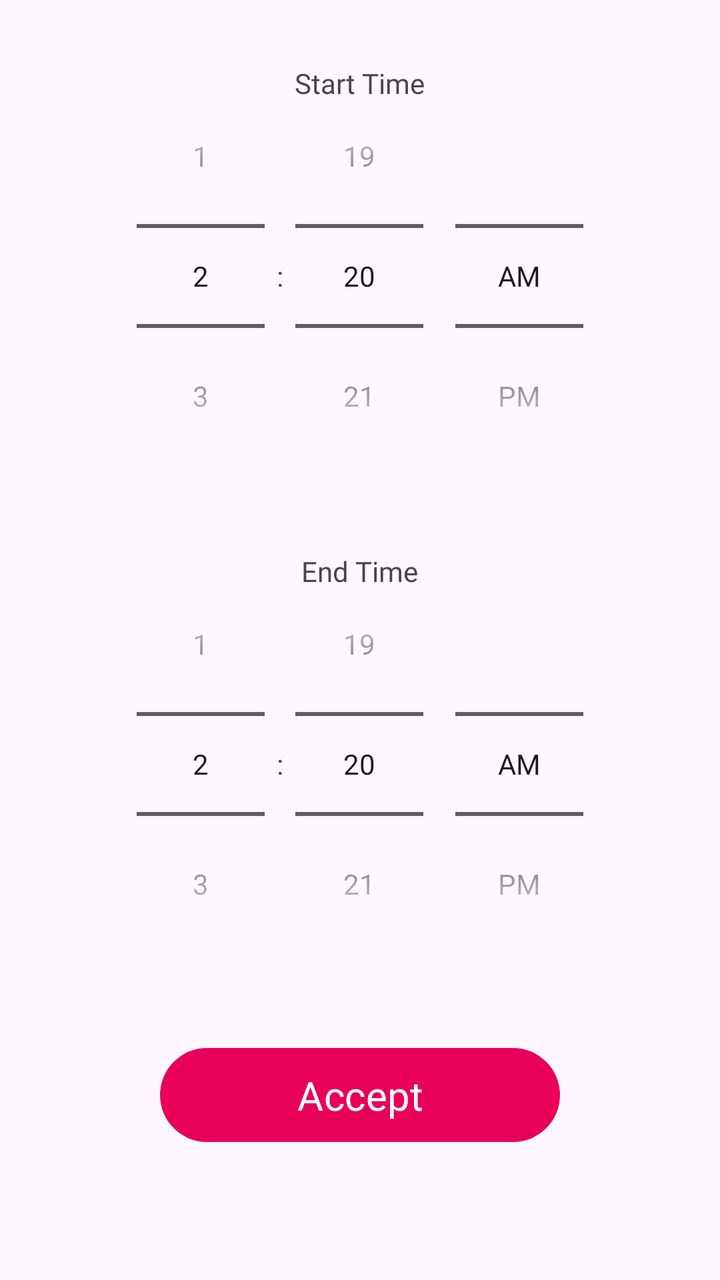
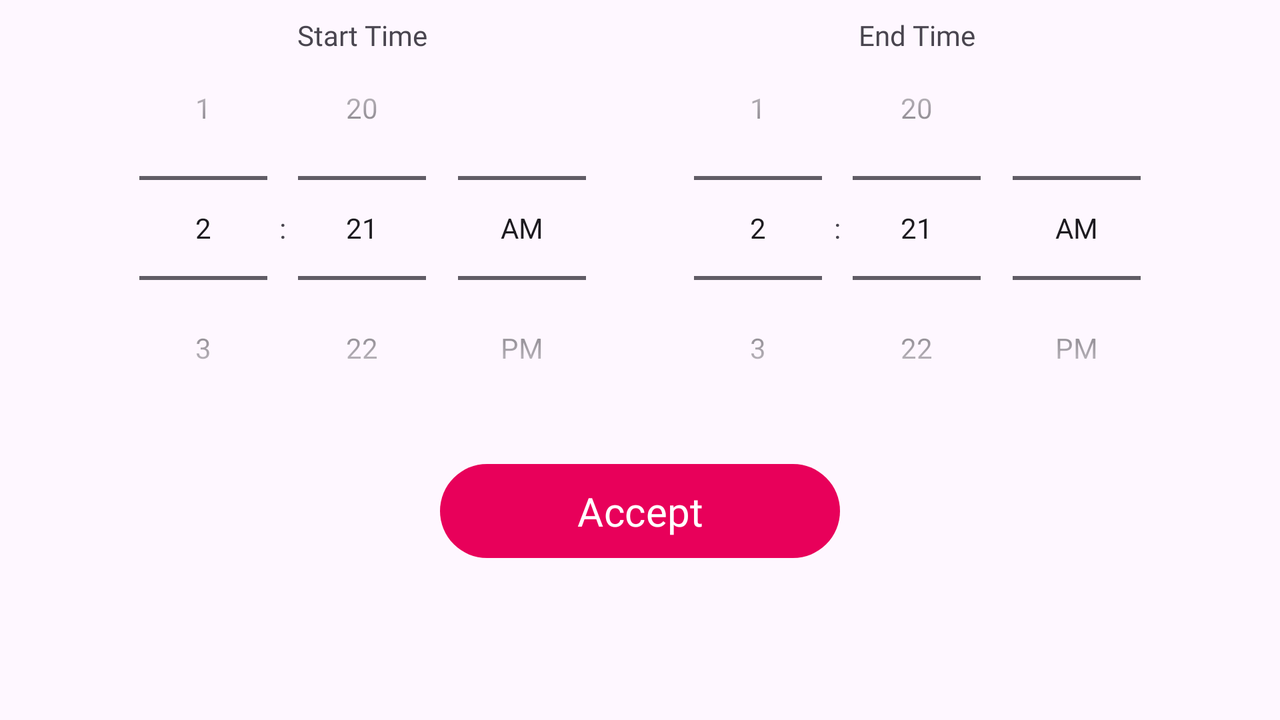

The same Android screen from two of the app's own layout files: first res/layout/ as a phone draws it, then the repository's variant for another configuration, drawn on a device whose configuration selects that folder. Both files follow.
<!-- AndroidManifest.xml: application theme Theme.WheresMyTutor -->
<!-- res/layout/activity_tutor_add_time_slot.xml -->
<?xml version="1.0" encoding="utf-8"?>
<ScrollView xmlns:android="http://schemas.android.com/apk/res/android"
    xmlns:app="http://schemas.android.com/apk/res-auto"
    xmlns:tools="http://schemas.android.com/tools"
    android:layout_width="match_parent"
    android:layout_height="match_parent"
    tools:context=".activities.tutor.AddTimeSlotActivity">

    <androidx.constraintlayout.widget.ConstraintLayout
        android:layout_width="match_parent"
        android:layout_height="wrap_content"
        tools:context=".activities.tutor.AddTimeSlotActivity">

        <RelativeLayout
            android:id="@+id/timeLayoutTop"
            android:layout_width="wrap_content"
            android:layout_height="wrap_content"
            android:layout_marginTop="32dp"
            app:layout_constraintEnd_toEndOf="parent"
            app:layout_constraintStart_toStartOf="parent"
            app:layout_constraintTop_toTopOf="parent">

            <TextView
                android:layout_width="wrap_content"
                android:layout_height="wrap_content"
                android:text="@string/start_time_text"
                tools:layout_editor_absoluteX="187dp"
                tools:layout_editor_absoluteY="295dp"
                android:layout_centerHorizontal="true"/>

            <TimePicker
                android:id="@+id/startTimePicker"
                android:layout_width="wrap_content"
                android:layout_height="wrap_content"
                android:timePickerMode="spinner"
                tools:layout_editor_absoluteX="87dp"
                tools:layout_editor_absoluteY="182dp" />
        </RelativeLayout>

        <RelativeLayout
            android:id="@+id/relativeLayout2"
            android:layout_width="wrap_content"
            android:layout_height="wrap_content"
            android:layout_marginTop="32dp"
            app:layout_constraintEnd_toEndOf="parent"
            app:layout_constraintStart_toStartOf="parent"
            app:layout_constraintTop_toBottomOf="@+id/timeLayoutTop">

            <TextView
                android:layout_width="wrap_content"
                android:layout_height="wrap_content"
                android:layout_centerHorizontal="true"
                android:text="@string/end_time_text"
                tools:layout_editor_absoluteX="187dp"
                tools:layout_editor_absoluteY="295dp" />

            <TimePicker
                android:id="@+id/endTimePicker"
                android:layout_width="wrap_content"
                android:layout_height="wrap_content"
                android:timePickerMode="spinner"
                app:layout_constraintEnd_toEndOf="parent" />
        </RelativeLayout>

        <Button
            android:id="@+id/timeSlotAcceptBtn"
            android:layout_width="200dp"
            android:layout_height="55dp"
            android:layout_marginTop="32dp"
            android:layout_marginBottom="32dp"
            android:text="@string/accept_text"
            android:textSize="20sp"
            app:layout_constraintBottom_toBottomOf="parent"
            app:layout_constraintEnd_toEndOf="parent"
            app:layout_constraintStart_toStartOf="parent"
            app:layout_constraintTop_toBottomOf="@+id/relativeLayout2" />


    </androidx.constraintlayout.widget.ConstraintLayout>

</ScrollView>
<!-- resources referenced by this layout -->
<resources>
  <string name="accept_text">Accept</string>
  <string name="end_time_text">End Time</string>
  <string name="start_time_text">Start Time</string>
  <style name="Theme.WheresMyTutor" parent="Theme.Material3.DayNight">
          
          <item name="colorPrimary">@color/primary_pink</item>
          <item name="colorPrimaryVariant">@color/secondary_pink</item>
          <item name="colorOnPrimary">@color/white</item>
          
          <item name="colorSecondary">@color/primary_blue</item>
          <item name="colorSecondaryVariant">@color/primary_pink</item>
          <item name="colorOnSecondary">@color/white</item>
          
          <item name="android:statusBarColor">?attr/colorPrimary</item>
          
          <item name="fontFamily">@font/raleway</item>
          <item name="popupTheme">@style/Theme.Material3.Light</item>
      </style>
  <color name="primary_pink">#FFE8005A</color>
  <color name="secondary_pink">#FFFBEEF4</color>
  <color name="white">#FFFFFFFF</color>
  <color name="primary_blue">#FF004877</color>
</resources>
<!-- res/layout-land/activity_tutor_add_time_slot.xml (the repository's variant of the layout above) -->
<!-- drawn on the phone turned sideways -->
<?xml version="1.0" encoding="utf-8"?>
<ScrollView xmlns:android="http://schemas.android.com/apk/res/android"
    xmlns:app="http://schemas.android.com/apk/res-auto"
    xmlns:tools="http://schemas.android.com/tools"
    android:layout_width="match_parent"
    android:layout_height="match_parent"
    tools:context=".activities.tutor.AddTimeSlotActivity">

    <androidx.constraintlayout.widget.ConstraintLayout
        android:layout_width="match_parent"
        android:layout_height="wrap_content">

        <RelativeLayout
            android:id="@+id/timeLayoutTop"
            android:layout_width="wrap_content"
            android:layout_height="wrap_content"
            android:layout_marginStart="32dp"
            android:layout_marginTop="8dp"
            app:layout_constraintEnd_toStartOf="@+id/relativeLayout2"
            app:layout_constraintHorizontal_bias="0.5"
            app:layout_constraintStart_toStartOf="parent"
            app:layout_constraintTop_toTopOf="parent">

            <TextView
                android:layout_width="wrap_content"
                android:layout_height="wrap_content"
                android:layout_centerHorizontal="true"
                android:text="@string/start_time_text"
                tools:layout_editor_absoluteX="187dp"
                tools:layout_editor_absoluteY="295dp" />

            <TimePicker
                android:id="@+id/startTimePicker"
                android:layout_width="wrap_content"
                android:layout_height="wrap_content"
                android:timePickerMode="spinner"
                tools:layout_editor_absoluteX="87dp"
                tools:layout_editor_absoluteY="182dp" />
        </RelativeLayout>

        <RelativeLayout
            android:id="@+id/relativeLayout2"
            android:layout_width="wrap_content"
            android:layout_height="wrap_content"
            android:layout_marginTop="8dp"
            android:layout_marginEnd="32dp"
            app:layout_constraintEnd_toEndOf="parent"
            app:layout_constraintHorizontal_bias="0.5"
            app:layout_constraintStart_toEndOf="@+id/timeLayoutTop"
            app:layout_constraintTop_toTopOf="parent">

            <TextView
                android:layout_width="wrap_content"
                android:layout_height="wrap_content"
                android:layout_centerHorizontal="true"
                android:text="@string/end_time_text"
                tools:layout_editor_absoluteX="187dp"
                tools:layout_editor_absoluteY="295dp" />

            <TimePicker
                android:id="@+id/endTimePicker"
                android:layout_width="wrap_content"
                android:layout_height="wrap_content"
                android:timePickerMode="spinner"
                app:layout_constraintEnd_toEndOf="parent" />
        </RelativeLayout>

        <Button
            android:id="@+id/timeSlotAcceptBtn"
            android:layout_width="200dp"
            android:layout_height="55dp"
            android:layout_marginTop="8dp"
            android:text="@string/accept_text"
            android:textSize="20sp"
            app:layout_constraintEnd_toEndOf="parent"
            app:layout_constraintStart_toStartOf="parent"
            app:layout_constraintTop_toBottomOf="@+id/relativeLayout2" />


    </androidx.constraintlayout.widget.ConstraintLayout>
</ScrollView>
